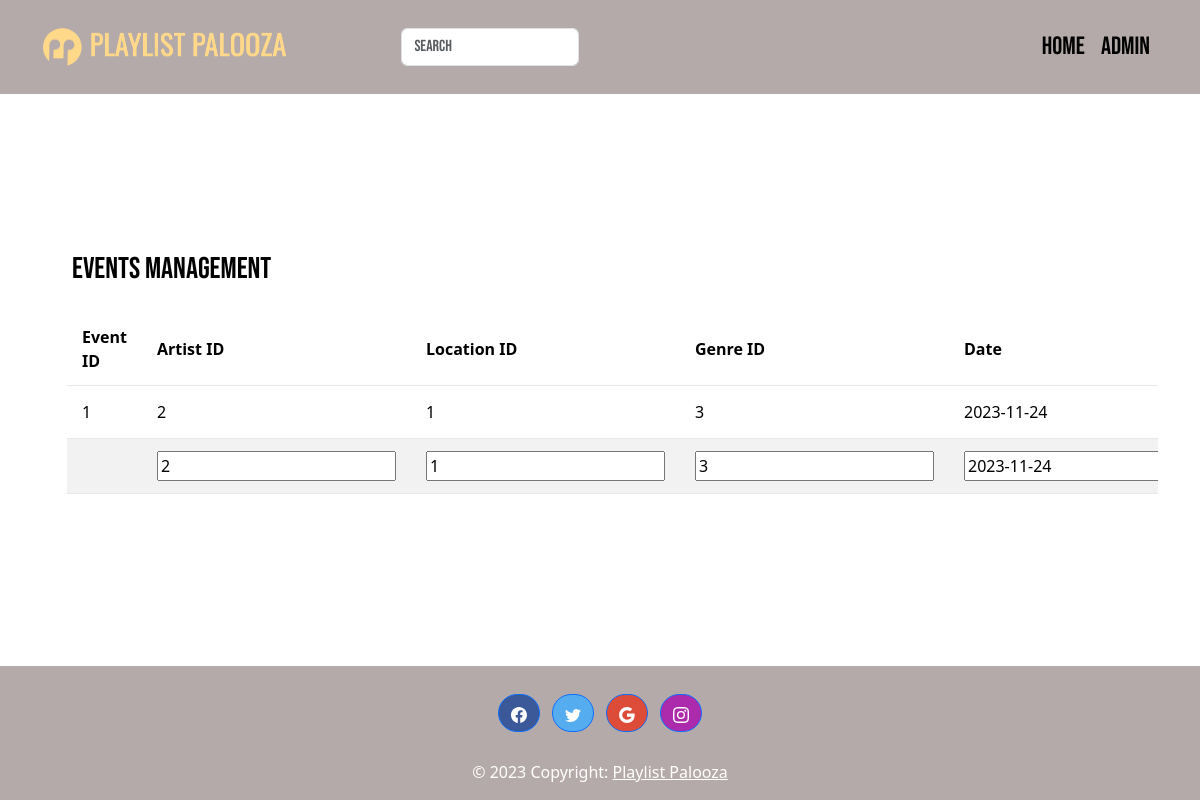
Screenshot of /PlaylistPalooza/edit_events.php?id=1 with the database file from the repository.
### tables this page shows
CREATE TABLE `events` (
  `eventId` int(255) NOT NULL,
  `mainArtistId` int(255) NOT NULL,
  `location_Id` int(255) NOT NULL,
  `musicalGenre` int(255) NOT NULL,
  `date` date NOT NULL,
  `time` time NOT NULL,
  `openerArtistId` int(255) NOT NULL,
  `price` int(255) NOT NULL,
  `numOfTicketsSold` int(255) NOT NULL
);

### PlaylistPalooza/edit_events.php (the view, shortened to what this page needs)
<?php
include "includes/adminHeader.php";
include "includes/dbConnect.php";
if (isset($_GET['id'])) {
  $eventId = $_GET['id'];
  $sql = "SELECT eventId, mainArtistId, location_Id, musicalGenre, date, time, price FROM events WHERE eventId = :eventId";
  $stmt = $db->prepare($sql);
  $stmt->bindParam(':eventId', $eventId);
  $stmt->execute();
  $event = $stmt->fetch(PDO::FETCH_ASSOC);
}
?>
<!DOCTYPE html>
<html lang="en">
<head>
  <link rel="stylesheet" href="https://stackpath.bootstrapcdn.com/bootstrap/5.3.2/css/bootstrap.min.css" />
  <link rel="stylesheet" href="https://maxcdn.bootstrapcdn.com/font-awesome/4.7.0/css/font-awesome.min.css" />
  <link rel="stylesheet" href="css/adminPanel.css" />
</head>
<body>
  <div class="container-xl">
    <div class="table-responsive">
      <div class="table-wrapper">
        <div class="table-title">
          <div class="row">
            <div class="col-sm-5">
              <h2>Events Management</h2>
            </div>
          </div>
        </div>
        <table class="table table-striped table-hover">
          <thead>
            <tr>
              <th>Event ID</th>
              <th>Artist ID</th>
              <th>Location ID</th>
              <th>Genre ID</th>
              <th>Date</th>
            </tr>
          </thead>
          <tbody>
            <tr>
              <?php if (!empty($event)) : ?>
            <tr>
              <td><?php echo $event['eventId']; ?></td>
              <td><?php echo $event['mainArtistId']; ?></td>
              <td><?php echo $event['location_Id']; ?></td>
              <td><?php echo $event['musicalGenre']; ?></td>
              <td><?php echo $event['date']; ?></td>
            </tr>
            <tr class="edit-form">
              <form action="edit_events.php" method="post">
                <td><input type="hidden" name="eventId" value="<?php echo $event['eventId']; ?>"></td>
                <td><input type="text" name="mainArtistId" value="<?php echo $event['mainArtistId']; ?>"></td>
                <td><input type="text" name="location_Id" value="<?php echo $event['location_Id']; ?>"></td>
                <td><input type="text" name="musicalGenre" value="<?php echo $event['musicalGenre']; ?>"></td>
                <td><input type="text" name="date" value="<?php echo $event['date']; ?>"></td>
              </form>
            </tr>
          <?php endif; ?>
          </tbody>
        </table>
      </div>
    </div>
  </div>
</body>
</html>

### PlaylistPalooza/css/styles.css (style rules this page uses)
html, body { height: 100% !important; margin: 0; }
body { display: flex; flex-direction: column; justify-content: space-between; }
.btn-primary { border-radius: 25px !important; }

### PlaylistPalooza/css/adminPanel.css (style rules this page uses)
body { color: #566787; font-family: "Montserrat"; font-size: 13px; }
.table-responsive { margin: 30px 0; }
.table-wrapper { min-width: 1000px; background: #fff; padding: 20px 25px; border-radius: 3px; box-shadow: 0 1px 1px rgba(0, 0, 0, 0.05); }
.table-title { padding-bottom: 15px; color: black; padding: 16px 30px; margin: -20px -25px 10px; border-radius: 3px 3px 0 0; font-family: bebas neue; }
.table-title h2 { margin: 5px 0 0; font-size: 30px; }
table.table tr th, table.table tr td { border-color: #e9e9e9; padding: 12px 15px; vertical-align: middle; }
table.table tr th:first-child { width: 60px; }
table.table-striped tbody tr:nth-of-type(odd) { background-color: #fcfcfc; }

### rows the page displays
events: eventId "1", mainArtistId "2", location_Id "1", musicalGenre "3", date "2023-11-24"
